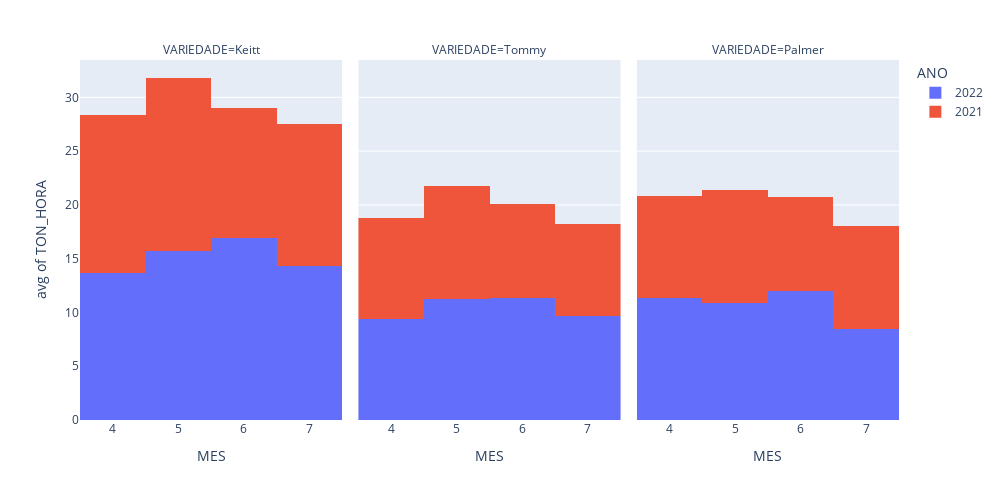

Source (notebook cell):
### Code cell
fig = px.histogram(df,x = 'MES',y = 'TON_HORA', histfunc  = 'avg',color = 'ANO', facet_col = 'VARIEDADE' )
fig.update_layout(height = 500, width = 1000)
fig

### Figure 1 — Plotly figure (JSON) as saved in the notebook; plotly's stock layout.template omitted (floating-point values rounded to 4 significant figures; data arrays with more than 128 entries replaced by an {"elided": "..."} marker saying what was removed)
{"data": [{"alignmentgroup": "True", "bingroup": "x", "histfunc": "avg", "hovertemplate": "ANO=2022<br>VARIEDADE=Keitt<br>MES=%{x}<br>avg of TON_HORA=%{y}<extra></extra>", "legendgroup": "2022", "marker": {"color": "#636efa", "pattern": {"shape": ""}}, "name": "2022", "offsetgroup": "2022", "orientation": "v", "showlegend": true, "type": "histogram", "x": {"elided": "149 int values"}, "xaxis": "x", "y": {"elided": "149 float values"}, "yaxis": "y"}, {"alignmentgroup": "True", "bingroup": "x", "histfunc": "avg", "hovertemplate": "ANO=2022<br>VARIEDADE=Tommy<br>MES=%{x}<br>avg of TON_HORA=%{y}<extra></extra>", "legendgroup": "2022", "marker": {"color": "#636efa", "pattern": {"shape": ""}}, "name": "2022", "offsetgroup": "2022", "orientation": "v", "showlegend": false, "type": "histogram", "x": {"elided": "168 int values"}, "xaxis": "x2", "y": {"elided": "168 float values"}, "yaxis": "y2"}, {"alignmentgroup": "True", "bingroup": "x", "histfunc": "avg", "hovertemplate": "ANO=2022<br>VARIEDADE=Palmer<br>MES=%{x}<br>avg of TON_HORA=%{y}<extra></extra>", "legendgroup": "2022", "marker": {"color": "#636efa", "pattern": {"shape": ""}}, "name": "2022", "offsetgroup": "2022", "orientation": "v", "showlegend": false, "type": "histogram", "x": [7, 7, 7, 6, 6, 6, 6, 6, 6, 6, 6, 6, 6, 6, 6, 6, 6, 6, 6, 6, 6, 6, 6, 6, 6, 6, 6, 6, 6, 6, 6, 6, 6, 6, 6, 6, 6, 6, 6, 6, 6, 6, 5, 5, 5, 5, 5, 5, 5, 5, 5, 5, 5, 5, 5, 5, 5, 5, 5, 5, 5, 5, 5, 5, 5, 5, 5, 5, 4, 4, 4, 4, 4, 4, 4, 4, 4, 4, 4, 4, 4, 4, 4], "xaxis": "x3", "y": [4.61, 10.68, 10.08, 0.04, 12.81, 12.33, 8.38, 7.61, 13.15, 9.59, 12.26, 16.22, 11.93, 11.34, 9.88, 13.59, 13.81, 14.41, 12.86, 12.84, 16.02, 10.35, 13.39, 11.05, 12.92, 13.99, 12.4, 15.73, 13.27, 9.95, 10.57, 11.64, 14.65, 8.54, 15.34, 11.49, 12.13, 17.89, 14.72, 0.23, 16.7, 10.78, 15.05, 13.57, 13.43, 12.27, 10.73, 10.24, 4.15, 10.36, 13.26, 10.22, 8.16, 12.44, 10.41, 6.14, 11.72, 11.67, 12.23, 12.88, 8.57, 11.04, 15.96, 10.64, 10.38, 6.36, 7.8, 13.6, 14.15, 1.82, 13.13, 13.86, 7.85, 14.84, 9.17, 10.39, 13.13, 12.18, 4.58, 14.16, 13.64, 14.79, 12.53], "yaxis": "y3"}, {"alignmentgroup": "True", "bingroup": "x", "histfunc": "avg", "hovertemplate": "ANO=2021<br>VARIEDADE=Keitt<br>MES=%{x}<br>avg of TON_HORA=%{y}<extra></extra>", "legendgroup": "2021", "marker": {"color": "#EF553B", "pattern": {"shape": ""}}, "name": "2021", "offsetgroup": "2021", "orientation": "v", "showlegend": true, "type": "histogram", "x": {"elided": "213 int values"}, "xaxis": "x", "y": {"elided": "213 float values"}, "yaxis": "y"}, {"alignmentgroup": "True", "bingroup": "x", "histfunc": "avg", "hovertemplate": "ANO=2021<br>VARIEDADE=Tommy<br>MES=%{x}<br>avg of TON_HORA=%{y}<extra></extra>", "legendgroup": "2021", "marker": {"color": "#EF553B", "pattern": {"shape": ""}}, "name": "2021", "offsetgroup": "2021", "orientation": "v", "showlegend": false, "type": "histogram", "x": {"elided": "207 int values"}, "xaxis": "x2", "y": {"elided": "207 float values"}, "yaxis": "y2"}, {"alignmentgroup": "True", "bingroup": "x", "histfunc": "avg", "hovertemplate": "ANO=2021<br>VARIEDADE=Palmer<br>MES=%{x}<br>avg of TON_HORA=%{y}<extra></extra>", "legendgroup": "2021", "marker": {"color": "#EF553B", "pattern": {"shape": ""}}, "name": "2021", "offsetgroup": "2021", "orientation": "v", "showlegend": false, "type": "histogram", "x": [7, 7, 7, 7, 7, 7, 7, 7, 7, 7, 7, 7, 7, 7, 7, 7, 7, 7, 7, 7, 6, 6, 6, 6, 6, 6, 6, 6, 6, 6, 6, 6, 6, 6, 5, 5, 5, 5, 5, 5, 5, 5, 5, 5, 5, 5, 5, 5, 5, 5, 5, 5, 5, 5, 4, 4, 4, 4, 4, 4, 4, 4, 4, 4, 4, 4, 4, 4, 4, 4, 4, 4, 4, 4, 4, 4], "xaxis": "x3", "y": [8.49, 12.89, 10.93, 11.98, 7.81, 11.49, 10.6, 10.77, 10.87, 11.18, 8.65, 9.68, 7.54, 5.88, 7.46, 8.61, 8.57, 8.95, 8.3, 10.1, 5.63, 8.36, 9.22, 6.23, 5.93, 7.52, 11.37, 11.37, 10.99, 8.54, 8.26, 8.54, 9.5, 11.14, 5.7, 11.84, 0.98, 11.56, 7.25, 11.76, 9.91, 9.54, 12.1, 9.87, 13.75, 13.57, 14.02, 12.98, 8.3, 11.98, 8.57, 17.43, 9.8, 8.47, 11.41, 7.04, 9.91, 10.77, 10.45, 12.2, 11.55, 8.81, 12.85, 11.66, 11.47, 7.16, 8.83, 9.17, 7.88, 8.92, 8.82, 9.77, 9.98, 6.05, 9.16, 5.7], "yaxis": "y3"}], "layout": {"annotations": [{"font": {}, "showarrow": false, "text": "VARIEDADE=Keitt", "x": 0.16, "xanchor": "center", "xref": "paper", "y": 1, "yanchor": "bottom", "yref": "paper"}, {"font": {}, "showarrow": false, "text": "VARIEDADE=Tommy", "x": 0.5, "xanchor": "center", "xref": "paper", "y": 1, "yanchor": "bottom", "yref": "paper"}, {"font": {}, "showarrow": false, "text": "VARIEDADE=Palmer", "x": 0.84, "xanchor": "center", "xref": "paper", "y": 1, "yanchor": "bottom", "yref": "paper"}], "barmode": "relative", "height": 500, "legend": {"title": {"text": "ANO"}, "tracegroupgap": 0}, "margin": {"t": 60}, "width": 1000, "xaxis": {"anchor": "y", "domain": [0, 0.32], "title": {"text": "MES"}}, "xaxis2": {"anchor": "y2", "domain": [0.34, 0.66], "matches": "x", "title": {"text": "MES"}}, "xaxis3": {"anchor": "y3", "domain": [0.68, 1.0], "matches": "x", "title": {"text": "MES"}}, "yaxis": {"anchor": "x", "domain": [0, 1], "title": {"text": "avg of TON_HORA"}}, "yaxis2": {"anchor": "x2", "domain": [0, 1], "matches": "y", "showticklabels": false}, "yaxis3": {"anchor": "x3", "domain": [0, 1], "matches": "y", "showticklabels": false}}}
